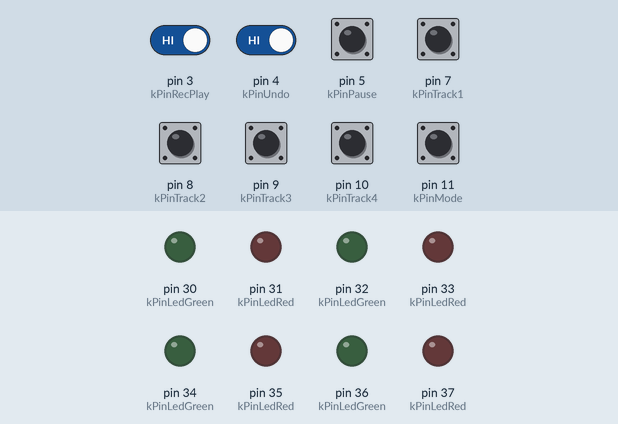
A program run on a simulated Arduino Mega 2560, built with avr-gcc and run on an emulated ATmega2560. Parts: output pins drawn as LEDs (lit = HIGH). Inputs (shaded band) come from the test bench; at power-on: pin 3 (kPinRecPlay), pin 4 (kPinUndo), pin 5 (kPinPause), pin 7 (kPinTrack1), pin 8 (kPinTrack2), pin 9 (kPinTrack3), pin 10 (kPinTrack4), pin 11 (kPinMode) HIGH.

Above: at 1.2 s.
1.3 s: pin 3 (kPinRecPlay) driven LOW and pin 4 (kPinUndo) driven LOW
At 3.45 s:
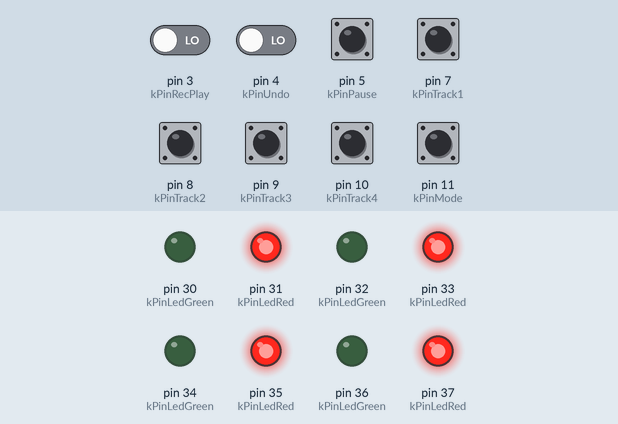
Timing chart, 0 to 5.7 s (numbered marks = the images above; inputs shaded):
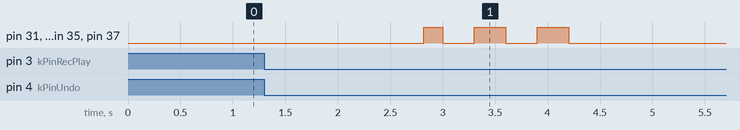

Measured:
- after the input at 1.3 s, pin 31 (kPinLedRed), pin 33 (kPinLedRed), pin 35 (kPinLedRed), pin 37 (kPinLedRed): LOW → HIGH after 1.5 s, then repeats every 0.60 s: LOW 0.30 s, HIGH 0.30 s, until it stays LOW from 4.2 s

The program:

main.cpp
```cpp
// Firmware do controlador do pedal (Arduino Mega 2560).
//
// Este firmware NAO conhece a FSM do looper (REC/PLAY, estados de track,
// etc.) - toda essa logica vive no app desktop (ver software/desktop). Aqui
// so existe: debounce + classificacao de gestos dos 8 footswitches, envio
// desses eventos por serial, e controle dos 4 LEDs bicolores conforme
// comandos recebidos do PC. Ver software/docs/PROTOCOL.md e CONTROL_MODEL.md.
#include <Arduino.h>
#include "protocol.h"
#include "Config.h"
#include "Button.h"
#include "LedController.h"
#include "SerialProtocol.h"

namespace {

// Ordem alinhada com protocol::ButtonId (kButtonRecPlay=0 .. kButtonTrack4=7).
Button buttons[protocol::kButtonCount];
LedController ledController;
SerialProtocol serialProtocol;

void setupButtons() {
    buttons[protocol::kButtonRecPlay].begin(config::kPinRecPlay);
    buttons[protocol::kButtonPause].begin(config::kPinPause); // STOP simples, sem hold
    buttons[protocol::kButtonUndo].begin(config::kPinUndo, config::kClearAllHoldMs);
    buttons[protocol::kButtonMode].begin(config::kPinMode);
    buttons[protocol::kButtonTrack1].begin(config::kPinTrack1);
    buttons[protocol::kButtonTrack2].begin(config::kPinTrack2);
    buttons[protocol::kButtonTrack3].begin(config::kPinTrack3);
    buttons[protocol::kButtonTrack4].begin(config::kPinTrack4);
}

} // namespace

void setup() {
    setupButtons();
    ledController.begin();
    serialProtocol.begin(&ledController);
    serialProtocol.sendHello();
}

void loop() {
    uint32_t nowMs = millis();

    serialProtocol.poll();

    for (uint8_t id = 0; id < protocol::kButtonCount; ++id) {
        ButtonEvent event = buttons[id].update(nowMs);
        if (event == ButtonEvent::kEventPress) {
            serialProtocol.sendButtonEvent(id, protocol::kGesturePress);
        } else if (event == ButtonEvent::kEventLongPress) {
            serialProtocol.sendButtonEvent(id, protocol::kGestureLongPress);
        }
    }

    bool clearAllArmed = buttons[protocol::kButtonUndo].isArmed(nowMs, config::kClearAllArmWarningMs);
    ledController.setResetWarning(clearAllArmed);
    ledController.update(nowMs);

    serialProtocol.sendHeartbeatIfDue(nowMs);
}
```

Button.h
```cpp
// Debounce + classificacao de gestos (press / long-press) para um footswitch.
//
// Botoes sem suporte a long-press (todos exceto UNDO) disparam kEventPress no
// exato instante (debounced) do press-down, para latencia minima em uso
// musical. O UNDO precisa distinguir short-press de long-press (3s = reset
// geral): nesse caso o evento so e emitido no release (curto) ou no instante
// em que o hold cruza o threshold (longo, ainda pressionado) - nunca os dois.
#pragma once

#include <Arduino.h>

enum class ButtonEvent : uint8_t { kEventNone, kEventPress, kEventLongPress };

class Button {
public:
    // longPressMs = 0 desativa a classificacao de long-press para este botao.
    void begin(uint8_t pin, uint16_t longPressMs = 0);

    // Chamar a cada iteracao de loop(). Retorna no maximo um evento por chamada.
    ButtonEvent update(uint32_t nowMs);

    // true enquanto o botao esta segurado alem de armThresholdMs mas ainda
    // nao cruzou o proprio longPressMs (usado para o aviso visual de reset).
    bool isArmed(uint32_t nowMs, uint16_t armThresholdMs) const;

    bool isPressed() const { return stableState_; }

private:
    uint8_t pin_ = 0;
    uint16_t longPressMs_ = 0;

    bool lastRaw_ = false;
    bool stableState_ = false;
    uint32_t lastChangeMs_ = 0;
    uint32_t pressStartMs_ = 0;
    bool longPressFired_ = false;
};
```

LedController.h
```cpp
// Driver nao-bloqueante dos 4 LEDs bicolores. Mantem o estado "desejado" por
// track (definido remotamente pelo PC via MSG_LED_SET/MSG_LED_SET_ALL) e um
// modo de "aviso de reset" local (todos os LEDs piscando vermelho enquanto o
// UNDO esta armado para o reset geral) que sobrepoe o estado normal.
#pragma once

#include <Arduino.h>
#include "protocol.h"

class LedController {
public:
    void begin();

    // Atualiza o estado desejado de uma track (vindo do PC).
    void setTrack(uint8_t track, protocol::LedColor color, bool blink);

    // Enquanto ativo, os 4 LEDs piscam vermelho, ignorando o estado normal.
    void setResetWarning(bool active);

    // Chamar a cada iteracao de loop(); nunca bloqueia (usa millis()).
    void update(uint32_t nowMs);

private:
    struct TrackLedState {
        protocol::LedColor color = protocol::kLedOff;
        bool blink = false;
    };

    void writePins(uint8_t track, bool red, bool green);

    TrackLedState tracks_[4];
    bool resetWarningActive_ = false;
    bool blinkPhaseOn_ = false;
    uint32_t lastBlinkToggleMs_ = 0;
};
```

SerialProtocol.h
```cpp
// Camada fina entre o protocolo compartilhado (shared/protocol.h) e a
// HardwareSerial do Mega. Recebe MSG_LED_SET/MSG_LED_SET_ALL do PC e
// repassa para o LedController; envia MSG_BUTTON_EVENT, MSG_HEARTBEAT e
// MSG_FIRMWARE_HELLO para o PC.
#pragma once

#include <Arduino.h>
#include "protocol.h"
#include "LedController.h"

class SerialProtocol {
public:
    void begin(LedController* ledController);

    // Le todos os bytes disponiveis na porta serial e alimenta o parser.
    void poll();

    void sendButtonEvent(uint8_t buttonId, uint8_t gesture);
    void sendHeartbeatIfDue(uint32_t nowMs);
    void sendHello();

private:
    static void onFrame(void* userData, uint8_t type, const uint8_t* payload, uint8_t len);
    void handleFrame(uint8_t type, const uint8_t* payload, uint8_t len);

    protocol::FrameParser parser_;
    LedController* ledController_ = nullptr;
    uint32_t lastHeartbeatMs_ = 0;
};
```

Button.cpp
```cpp
#include "Button.h"
#include "Config.h"

void Button::begin(uint8_t pin, uint16_t longPressMs) {
    pin_ = pin;
    longPressMs_ = longPressMs;
    pinMode(pin_, INPUT_PULLUP);
    lastRaw_ = false;
    stableState_ = false;
    lastChangeMs_ = millis();
    pressStartMs_ = 0;
    longPressFired_ = false;
}

ButtonEvent Button::update(uint32_t nowMs) {
    // INPUT_PULLUP: o pino fica LOW quando o footswitch fecha o circuito para GND.
    bool raw = (digitalRead(pin_) == LOW);

    if (raw != lastRaw_) {
        lastChangeMs_ = nowMs;
        lastRaw_ = raw;
    }

    bool supportsLongPress = (longPressMs_ > 0);

    if ((nowMs - lastChangeMs_) >= config::kDebounceMs && raw != stableState_) {
        stableState_ = raw;

        if (stableState_) {
            // Borda de press-down (debounced).
            pressStartMs_ = nowMs;
            longPressFired_ = false;
            if (!supportsLongPress) {
                return ButtonEvent::kEventPress;
            }
        } else {
            // Borda de release (debounced).
            if (supportsLongPress && !longPressFired_) {
                return ButtonEvent::kEventPress;
            }
        }
    }

    if (supportsLongPress && stableState_ && !longPressFired_) {
        if ((nowMs - pressStartMs_) >= longPressMs_) {
            longPressFired_ = true;
            return ButtonEvent::kEventLongPress;
        }
    }

    return ButtonEvent::kEventNone;
}

bool Button::isArmed(uint32_t nowMs, uint16_t armThresholdMs) const {
    if (longPressMs_ == 0 || !stableState_ || longPressFired_) {
        return false;
    }
    return (nowMs - pressStartMs_) >= armThresholdMs;
}
```

LedController.cpp
```cpp
#include "LedController.h"
#include "Config.h"

void LedController::begin() {
    for (uint8_t i = 0; i < 4; ++i) {
        pinMode(config::kPinLedRed[i], OUTPUT);
        pinMode(config::kPinLedGreen[i], OUTPUT);
        writePins(i, false, false);
    }
    lastBlinkToggleMs_ = millis();
}

void LedController::setTrack(uint8_t track, protocol::LedColor color, bool blink) {
    if (track >= 4) {
        return;
    }
    tracks_[track].color = color;
    tracks_[track].blink = blink;
}

void LedController::setResetWarning(bool active) {
    resetWarningActive_ = active;
}

void LedController::update(uint32_t nowMs) {
    if ((nowMs - lastBlinkToggleMs_) >= config::kLedBlinkIntervalMs) {
        lastBlinkToggleMs_ = nowMs;
        blinkPhaseOn_ = !blinkPhaseOn_;
    }

    for (uint8_t i = 0; i < 4; ++i) {
        if (resetWarningActive_) {
            writePins(i, blinkPhaseOn_, false);
            continue;
        }

        const TrackLedState& t = tracks_[i];
        bool show = !t.blink || blinkPhaseOn_;
        bool red = show && (t.color == protocol::kLedRed || t.color == protocol::kLedOrange);
        bool green = show && (t.color == protocol::kLedGreen || t.color == protocol::kLedOrange);
        writePins(i, red, green);
    }
}

void LedController::writePins(uint8_t track, bool red, bool green) {
    digitalWrite(config::kPinLedRed[track], red ? HIGH : LOW);
    digitalWrite(config::kPinLedGreen[track], green ? HIGH : LOW);
}
```

SerialProtocol.cpp
```cpp
#include "SerialProtocol.h"

void SerialProtocol::begin(LedController* ledController) {
    ledController_ = ledController;
    // Serial1 (pinos 18/19), nao Serial0/USB: o HC-05 fica nesses pinos para
    // nao brigar com o conversor USB da placa, que tambem vive na Serial0.
    Serial1.begin(protocol::kBaudRate);
    parser_.setHandler(&SerialProtocol::onFrame, this);
    lastHeartbeatMs_ = millis();
}

void SerialProtocol::poll() {
    while (Serial1.available() > 0) {
        parser_.feed(static_cast<uint8_t>(Serial1.read()));
    }
}

void SerialProtocol::sendButtonEvent(uint8_t buttonId, uint8_t gesture) {
    protocol::ButtonEventPayload payload{buttonId, gesture};
    uint8_t frame[5 + sizeof(payload)];
    uint8_t n = protocol::encodeFrame(protocol::kMsgButtonEvent,
                                       reinterpret_cast<const uint8_t*>(&payload),
                                       sizeof(payload), frame);
    Serial1.write(frame, n);
}

void SerialProtocol::sendHeartbeatIfDue(uint32_t nowMs) {
    if ((nowMs - lastHeartbeatMs_) < protocol::kHeartbeatIntervalMs) {
        return;
    }
    lastHeartbeatMs_ = nowMs;
    uint8_t frame[5];
    uint8_t n = protocol::encodeFrame(protocol::kMsgHeartbeat, nullptr, 0, frame);
    Serial1.write(frame, n);
}

void SerialProtocol::sendHello() {
    protocol::FirmwareHelloPayload payload{protocol::kFirmwareVersion};
    uint8_t frame[5 + sizeof(payload)];
    uint8_t n = protocol::encodeFrame(protocol::kMsgFirmwareHello,
                                       reinterpret_cast<const uint8_t*>(&payload),
                                       sizeof(payload), frame);
    Serial1.write(frame, n);
}

void SerialProtocol::onFrame(void* userData, uint8_t type, const uint8_t* payload, uint8_t len) {
    static_cast<SerialProtocol*>(userData)->handleFrame(type, payload, len);
}

void SerialProtocol::handleFrame(uint8_t type, const uint8_t* payload, uint8_t len) {
    if (ledController_ == nullptr) {
        return;
    }

    if (type == protocol::kMsgLedSet && len >= sizeof(protocol::LedSetPayload)) {
        const auto* p = reinterpret_cast<const protocol::LedSetPayload*>(payload);
        ledController_->setTrack(p->trackId, static_cast<protocol::LedColor>(p->color), p->blink != 0);
    } else if (type == protocol::kMsgLedSetAll && len >= sizeof(protocol::LedSetAllPayload)) {
        const auto* p = reinterpret_cast<const protocol::LedSetAllPayload*>(payload);
        for (uint8_t i = 0; i < 4; ++i) {
            ledController_->setTrack(i, static_cast<protocol::LedColor>(p->color[i]), p->blink[i] != 0);
        }
    }
}
```

Config.h
```cpp
// Configuracao de hardware do firmware. Pinos extraidos do firmware MIDI
// anterior do pedal (codigopedalV9.ino, que o usuario confirmou refletir a
// fiacao real) - ver mapeamento de nomes abaixo.
#pragma once

#include <Arduino.h>

namespace config {

// ---------------------------------------------------------------------------
// PINOS DOS FOOTSWITCHES (entrada digital, INPUT_PULLUP - botao liga o pino
// ao GND quando pressionado).
//
// Mapeamento para os nomes do firmware antigo: kPinRecPlay=BTN_PLAY,
// kPinPause=BTN_PAUSE (agora com funcao de STOP simples, sem hold - ver
// docs/CONTROL_MODEL.md), kPinUndo=BTN_CLEAR (o botao fisico e rotulado/fiado
// como "CLEAR": short=remove ultima camada, long=Clear All/reseta tudo).
// BTN_RESET (pino 6) do firmware antigo nunca existiu de fato no hardware
// (era so uma ideia) - nao esta definido aqui, o pino 6 esta livre.
// ---------------------------------------------------------------------------
constexpr uint8_t kPinRecPlay = 3;
constexpr uint8_t kPinPause = 5;
constexpr uint8_t kPinUndo = 4;   // fiado/rotulado como "CLEAR" no pedal
constexpr uint8_t kPinMode = 11;
constexpr uint8_t kPinTrack1 = 7;
constexpr uint8_t kPinTrack2 = 8;
constexpr uint8_t kPinTrack3 = 9;
constexpr uint8_t kPinTrack4 = 10;

// ---------------------------------------------------------------------------
// PINOS DOS LEDS BICOLORES (saida digital - um pino GREEN e um pino RED por
// track; acender os dois simultaneamente produz laranja no hardware, mas a
// FSM atual so usa RED puro ou GREEN puro - ver docs/CONTROL_MODEL.md).
//
// LED_REC_RED e LED_VOLUME_BLUE do firmware antigo (pinos 12/13) tambem
// nunca existiram de fato no hardware - nao tem equivalente aqui, pinos
// 12/13 estao livres.
// ---------------------------------------------------------------------------
constexpr uint8_t kPinLedGreen[4] = {30, 32, 34, 36};
constexpr uint8_t kPinLedRed[4] = {31, 33, 35, 37};

// ---------------------------------------------------------------------------
// TEMPOS
// ---------------------------------------------------------------------------
constexpr uint16_t kDebounceMs = 20;

// UNDO (fisicamente "CLEAR"): hold = Clear All (limpa o pedal inteiro,
// incluindo o comprimento do loop). Acao mais destrutiva do pedal, por isso
// o aviso piscando antes de disparar.
constexpr uint16_t kClearAllHoldMs = 3000;
constexpr uint16_t kClearAllArmWarningMs = 1500; // a partir daqui, LEDs piscam vermelho avisando o Clear All iminente

constexpr uint16_t kLedBlinkIntervalMs = 300; // piscar do aviso de Clear All

} // namespace config
```
